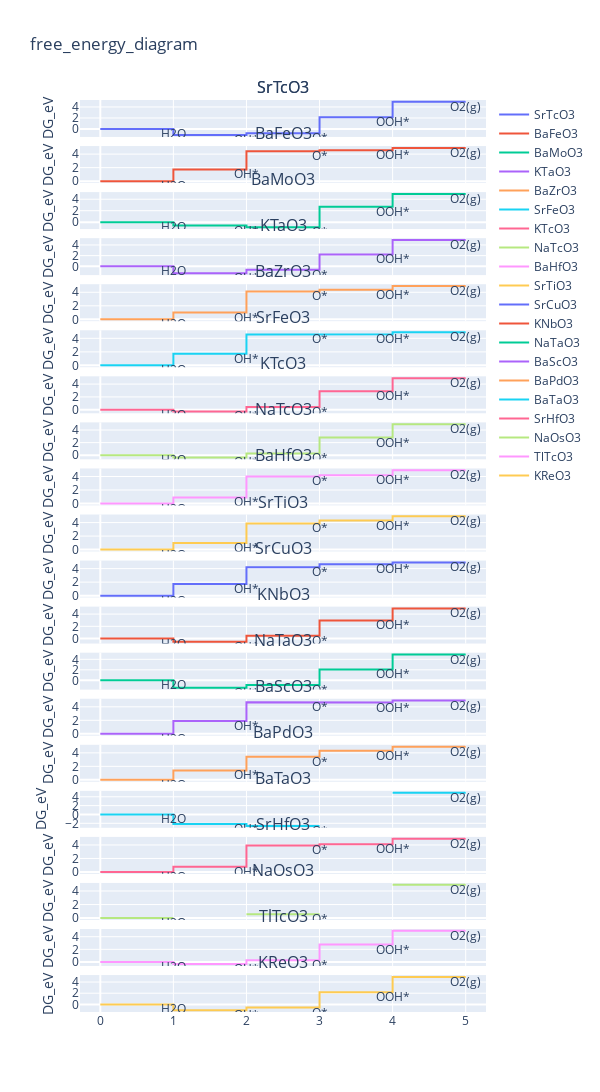

The notebook cell this image was saved under:
### Code cell
fig = make_subplots(rows = 20, cols = 1, shared_xaxes = True,
                   subplot_titles=tuple(df['formula']), column_titles = tuple(df['formula']),
                   vertical_spacing = 0.01)

x_list = [0,1,1,2,2,3,3,4,4,5]
y_idx = [0,0,1,1,2,2,3,3,4,4]

for idx in range(1,21):
    ads_list= [0, df.loc[idx,'DE_OH'], df.loc[idx,'DE_O'], df.loc[idx,'DE_OOH'], 4.92]
    
    y_list = []
    for x in range(len(x_list)):
      #  print(x_list[x]," ",ads_list[y_idx[x]])
        y_list.append(ads_list[y_idx[x]])

    fig.append_trace(go.Scatter(x = x_list, y = y_list, name = df.loc[idx,'formula'],
                               text = ['', 'H2O','','OH*','','O*','','OOH*','','O2(g)'],
                               textposition = "bottom center",
                               mode = 'lines+text'), row = idx, col = 1)
    fig.update_yaxes(title_text = 'DG_eV')
    layout = go.Layout(title = 'free energy diagram', titlefont = dict(size = 25))

fig.update_layout(height = 4000, width = 600, title_text = 'free_energy_diagram', showlegend = True)
# pyo.iplot(fig)
fig.show()

### Figure 1 — Plotly figure (JSON) as saved in the notebook; plotly's stock layout.template omitted (floating-point values rounded to 4 significant figures)
{"data": [{"mode": "lines+text", "name": "SrTcO3", "text": ["", "H2O", "", "OH*", "", "O*", "", "OOH*", "", "O2(g)"], "textposition": "bottom center", "type": "scatter", "x": [0, 1, 1, 2, 2, 3, 3, 4, 4, 5], "xaxis": "x", "y": [0, 0, -1.077, -1.077, -0.727, -0.727, 2.136, 2.136, 4.92, 4.92], "yaxis": "y"}, {"mode": "lines+text", "name": "BaFeO3", "text": ["", "H2O", "", "OH*", "", "O*", "", "OOH*", "", "O2(g)"], "textposition": "bottom center", "type": "scatter", "x": [0, 1, 1, 2, 2, 3, 3, 4, 4, 5], "xaxis": "x2", "y": [0, 0, 1.729, 1.729, 4.432, 4.432, 4.572, 4.572, 4.92, 4.92], "yaxis": "y2"}, {"mode": "lines+text", "name": "BaMoO3", "text": ["", "H2O", "", "OH*", "", "O*", "", "OOH*", "", "O2(g)"], "textposition": "bottom center", "type": "scatter", "x": [0, 1, 1, 2, 2, 3, 3, 4, 4, 5], "xaxis": "x3", "y": [0, 0, -0.597, -0.597, -0.873, -0.873, 2.674, 2.674, 4.92, 4.92], "yaxis": "y3"}, {"mode": "lines+text", "name": "KTaO3", "text": ["", "H2O", "", "OH*", "", "O*", "", "OOH*", "", "O2(g)"], "textposition": "bottom center", "type": "scatter", "x": [0, 1, 1, 2, 2, 3, 3, 4, 4, 5], "xaxis": "x4", "y": [0, 0, -1.296, -1.296, -0.634, -0.634, 2.23, 2.23, 4.92, 4.92], "yaxis": "y4"}, {"mode": "lines+text", "name": "BaZrO3", "text": ["", "H2O", "", "OH*", "", "O*", "", "OOH*", "", "O2(g)"], "textposition": "bottom center", "type": "scatter", "x": [0, 1, 1, 2, 2, 3, 3, 4, 4, 5], "xaxis": "x5", "y": [0, 0, 0.995, 0.995, 4.123, 4.123, 4.361, 4.361, 4.92, 4.92], "yaxis": "y5"}, {"mode": "lines+text", "name": "SrFeO3", "text": ["", "H2O", "", "OH*", "", "O*", "", "OOH*", "", "O2(g)"], "textposition": "bottom center", "type": "scatter", "x": [0, 1, 1, 2, 2, 3, 3, 4, 4, 5], "xaxis": "x6", "y": [0, 0, 1.731, 1.731, 4.586, 4.586, 4.595, 4.595, 4.92, 4.92], "yaxis": "y6"}, {"mode": "lines+text", "name": "KTcO3", "text": ["", "H2O", "", "OH*", "", "O*", "", "OOH*", "", "O2(g)"], "textposition": "bottom center", "type": "scatter", "x": [0, 1, 1, 2, 2, 3, 3, 4, 4, 5], "xaxis": "x7", "y": [0, 0, -0.255, -0.255, 0.426, 0.426, 2.886, 2.886, 4.92, 4.92], "yaxis": "y7"}, {"mode": "lines+text", "name": "NaTcO3", "text": ["", "H2O", "", "OH*", "", "O*", "", "OOH*", "", "O2(g)"], "textposition": "bottom center", "type": "scatter", "x": [0, 1, 1, 2, 2, 3, 3, 4, 4, 5], "xaxis": "x8", "y": [0, 0, -0.362, -0.362, 0.281, 0.281, 2.804, 2.804, 4.92, 4.92], "yaxis": "y8"}, {"mode": "lines+text", "name": "BaHfO3", "text": ["", "H2O", "", "OH*", "", "O*", "", "OOH*", "", "O2(g)"], "textposition": "bottom center", "type": "scatter", "x": [0, 1, 1, 2, 2, 3, 3, 4, 4, 5], "xaxis": "x9", "y": [0, 0, 0.896, 0.896, 4.003, 4.003, 4.192, 4.192, 4.92, 4.92], "yaxis": "y9"}, {"mode": "lines+text", "name": "SrTiO3", "text": ["", "H2O", "", "OH*", "", "O*", "", "OOH*", "", "O2(g)"], "textposition": "bottom center", "type": "scatter", "x": [0, 1, 1, 2, 2, 3, 3, 4, 4, 5], "xaxis": "x10", "y": [0, 0, 0.981, 0.981, 3.869, 3.869, 4.287, 4.287, 4.92, 4.92], "yaxis": "y10"}, {"mode": "lines+text", "name": "SrCuO3", "text": ["", "H2O", "", "OH*", "", "O*", "", "OOH*", "", "O2(g)"], "textposition": "bottom center", "type": "scatter", "x": [0, 1, 1, 2, 2, 3, 3, 4, 4, 5], "xaxis": "x11", "y": [0, 0, 1.712, 1.712, 4.21, 4.21, 4.662, 4.662, 4.92, 4.92], "yaxis": "y11"}, {"mode": "lines+text", "name": "KNbO3", "text": ["", "H2O", "", "OH*", "", "O*", "", "OOH*", "", "O2(g)"], "textposition": "bottom center", "type": "scatter", "x": [0, 1, 1, 2, 2, 3, 3, 4, 4, 5], "xaxis": "x12", "y": [0, 0, -0.512, -0.512, 0.445, 0.445, 2.953, 2.953, 4.92, 4.92], "yaxis": "y12"}, {"mode": "lines+text", "name": "NaTaO3", "text": ["", "H2O", "", "OH*", "", "O*", "", "OOH*", "", "O2(g)"], "textposition": "bottom center", "type": "scatter", "x": [0, 1, 1, 2, 2, 3, 3, 4, 4, 5], "xaxis": "x13", "y": [0, 0, -1.424, -1.424, -0.919, -0.919, 2.078, 2.078, 4.92, 4.92], "yaxis": "y13"}, {"mode": "lines+text", "name": "BaScO3", "text": ["", "H2O", "", "OH*", "", "O*", "", "OOH*", "", "O2(g)"], "textposition": "bottom center", "type": "scatter", "x": [0, 1, 1, 2, 2, 3, 3, 4, 4, 5], "xaxis": "x14", "y": [0, 0, 1.896, 1.896, 4.68, 4.68, 4.632, 4.632, 4.92, 4.92], "yaxis": "y14"}, {"mode": "lines+text", "name": "BaPdO3", "text": ["", "H2O", "", "OH*", "", "O*", "", "OOH*", "", "O2(g)"], "textposition": "bottom center", "type": "scatter", "x": [0, 1, 1, 2, 2, 3, 3, 4, 4, 5], "xaxis": "x15", "y": [0, 0, 1.405, 1.405, 3.435, 3.435, 4.32, 4.32, 4.92, 4.92], "yaxis": "y15"}, {"mode": "lines+text", "name": "BaTaO3", "text": ["", "H2O", "", "OH*", "", "O*", "", "OOH*", "", "O2(g)"], "textposition": "bottom center", "type": "scatter", "x": [0, 1, 1, 2, 2, 3, 3, 4, 4, 5], "xaxis": "x16", "y": [0, 0, -2.181, -2.181, -2.591, -2.591, "NaN", "NaN", 4.92, 4.92], "yaxis": "y16"}, {"mode": "lines+text", "name": "SrHfO3", "text": ["", "H2O", "", "OH*", "", "O*", "", "OOH*", "", "O2(g)"], "textposition": "bottom center", "type": "scatter", "x": [0, 1, 1, 2, 2, 3, 3, 4, 4, 5], "xaxis": "x17", "y": [0, 0, 0.786, 0.786, 3.932, 3.932, 4.115, 4.115, 4.92, 4.92], "yaxis": "y17"}, {"mode": "lines+text", "name": "NaOsO3", "text": ["", "H2O", "", "OH*", "", "O*", "", "OOH*", "", "O2(g)"], "textposition": "bottom center", "type": "scatter", "x": [0, 1, 1, 2, 2, 3, 3, 4, 4, 5], "xaxis": "x18", "y": [0, 0, "NaN", "NaN", 0.557, 0.557, "NaN", "NaN", 4.92, 4.92], "yaxis": "y18"}, {"mode": "lines+text", "name": "TlTcO3", "text": ["", "H2O", "", "OH*", "", "O*", "", "OOH*", "", "O2(g)"], "textposition": "bottom center", "type": "scatter", "x": [0, 1, 1, 2, 2, 3, 3, 4, 4, 5], "xaxis": "x19", "y": [0, 0, -0.326, -0.326, 0.293, 0.293, 2.755, 2.755, 4.92, 4.92], "yaxis": "y19"}, {"mode": "lines+text", "name": "KReO3", "text": ["", "H2O", "", "OH*", "", "O*", "", "OOH*", "", "O2(g)"], "textposition": "bottom center", "type": "scatter", "x": [0, 1, 1, 2, 2, 3, 3, 4, 4, 5], "xaxis": "x20", "y": [0, 0, -1.028, -1.028, -0.564, -0.564, 2.194, 2.194, 4.92, 4.92], "yaxis": "y20"}], "layout": {"annotations": [{"font": {"size": 16}, "showarrow": false, "text": "SrTcO3", "x": 0.5, "xanchor": "center", "xref": "paper", "y": 1.0, "yanchor": "bottom", "yref": "paper"}, {"font": {"size": 16}, "showarrow": false, "text": "BaFeO3", "x": 0.5, "xanchor": "center", "xref": "paper", "y": 0.9495, "yanchor": "bottom", "yref": "paper"}, {"font": {"size": 16}, "showarrow": false, "text": "BaMoO3", "x": 0.5, "xanchor": "center", "xref": "paper", "y": 0.899, "yanchor": "bottom", "yref": "paper"}, {"font": {"size": 16}, "showarrow": false, "text": "KTaO3", "x": 0.5, "xanchor": "center", "xref": "paper", "y": 0.8485, "yanchor": "bottom", "yref": "paper"}, {"font": {"size": 16}, "showarrow": false, "text": "BaZrO3", "x": 0.5, "xanchor": "center", "xref": "paper", "y": 0.798, "yanchor": "bottom", "yref": "paper"}, {"font": {"size": 16}, "showarrow": false, "text": "SrFeO3", "x": 0.5, "xanchor": "center", "xref": "paper", "y": 0.7475, "yanchor": "bottom", "yref": "paper"}, {"font": {"size": 16}, "showarrow": false, "text": "KTcO3", "x": 0.5, "xanchor": "center", "xref": "paper", "y": 0.697, "yanchor": "bottom", "yref": "paper"}, {"font": {"size": 16}, "showarrow": false, "text": "NaTcO3", "x": 0.5, "xanchor": "center", "xref": "paper", "y": 0.6465, "yanchor": "bottom", "yref": "paper"}, {"font": {"size": 16}, "showarrow": false, "text": "BaHfO3", "x": 0.5, "xanchor": "center", "xref": "paper", "y": 0.596, "yanchor": "bottom", "yref": "paper"}, {"font": {"size": 16}, "showarrow": false, "text": "SrTiO3", "x": 0.5, "xanchor": "center", "xref": "paper", "y": 0.5455, "yanchor": "bottom", "yref": "paper"}, {"font": {"size": 16}, "showarrow": false, "text": "SrCuO3", "x": 0.5, "xanchor": "center", "xref": "paper", "y": 0.495, "yanchor": "bottom", "yref": "paper"}, {"font": {"size": 16}, "showarrow": false, "text": "KNbO3", "x": 0.5, "xanchor": "center", "xref": "paper", "y": 0.4445, "yanchor": "bottom", "yref": "paper"}, {"font": {"size": 16}, "showarrow": false, "text": "NaTaO3", "x": 0.5, "xanchor": "center", "xref": "paper", "y": 0.394, "yanchor": "bottom", "yref": "paper"}, {"font": {"size": 16}, "showarrow": false, "text": "BaScO3", "x": 0.5, "xanchor": "center", "xref": "paper", "y": 0.3435, "yanchor": "bottom", "yref": "paper"}, {"font": {"size": 16}, "showarrow": false, "text": "BaPdO3", "x": 0.5, "xanchor": "center", "xref": "paper", "y": 0.293, "yanchor": "bottom", "yref": "paper"}, {"font": {"size": 16}, "showarrow": false, "text": "BaTaO3", "x": 0.5, "xanchor": "center", "xref": "paper", "y": 0.2425, "yanchor": "bottom", "yref": "paper"}, {"font": {"size": 16}, "showarrow": false, "text": "SrHfO3", "x": 0.5, "xanchor": "center", "xref": "paper", "y": 0.192, "yanchor": "bottom", "yref": "paper"}, {"font": {"size": 16}, "showarrow": false, "text": "NaOsO3", "x": 0.5, "xanchor": "center", "xref": "paper", "y": 0.1415, "yanchor": "bottom", "yref": "paper"}, {"font": {"size": 16}, "showarrow": false, "text": "TlTcO3", "x": 0.5, "xanchor": "center", "xref": "paper", "y": 0.091, "yanchor": "bottom", "yref": "paper"}, {"font": {"size": 16}, "showarrow": false, "text": "KReO3", "x": 0.5, "xanchor": "center", "xref": "paper", "y": 0.0405, "yanchor": "bottom", "yref": "paper"}, {"font": {"size": 16}, "showarrow": false, "text": "SrTcO3", "x": 0.5, "xanchor": "center", "xref": "paper", "y": 1.0, "yanchor": "bottom", "yref": "paper"}], "height": 4000, "showlegend": true, "title": {"text": "free_energy_diagram"}, "width": 600, "xaxis": {"anchor": "y", "domain": [0, 1], "matches": "x20", "showticklabels": false}, "xaxis10": {"anchor": "y10", "domain": [0, 1], "matches": "x20", "showticklabels": false}, "xaxis11": {"anchor": "y11", "domain": [0, 1], "matches": "x20", "showticklabels": false}, "xaxis12": {"anchor": "y12", "domain": [0, 1], "matches": "x20", "showticklabels": false}, "xaxis13": {"anchor": "y13", "domain": [0, 1], "matches": "x20", "showticklabels": false}, "xaxis14": {"anchor": "y14", "domain": [0, 1], "matches": "x20", "showticklabels": false}, "xaxis15": {"anchor": "y15", "domain": [0, 1], "matches": "x20", "showticklabels": false}, "xaxis16": {"anchor": "y16", "domain": [0, 1], "matches": "x20", "showticklabels": false}, "xaxis17": {"anchor": "y17", "domain": [0, 1], "matches": "x20", "showticklabels": false}, "xaxis18": {"anchor": "y18", "domain": [0, 1], "matches": "x20", "showticklabels": false}, "xaxis19": {"anchor": "y19", "domain": [0, 1], "matches": "x20", "showticklabels": false}, "xaxis2": {"anchor": "y2", "domain": [0, 1], "matches": "x20", "showticklabels": false}, "xaxis20": {"anchor": "y20", "domain": [0, 1]}, "xaxis3": {"anchor": "y3", "domain": [0, 1], "matches": "x20", "showticklabels": false}, "xaxis4": {"anchor": "y4", "domain": [0, 1], "matches": "x20", "showticklabels": false}, "xaxis5": {"anchor": "y5", "domain": [0, 1], "matches": "x20", "showticklabels": false}, "xaxis6": {"anchor": "y6", "domain": [0, 1], "matches": "x20", "showticklabels": false}, "xaxis7": {"anchor": "y7", "domain": [0, 1], "matches": "x20", "showticklabels": false}, "xaxis8": {"anchor": "y8", "domain": [0, 1], "matches": "x20", "showticklabels": false}, "xaxis9": {"anchor": "y9", "domain": [0, 1], "matches": "x20", "showticklabels": false}, "yaxis": {"anchor": "x", "domain": [0.9595, 1.0], "title": {"text": "DG_eV"}}, "yaxis10": {"anchor": "x10", "domain": [0.505, 0.5455], "title": {"text": "DG_eV"}}, "yaxis11": {"anchor": "x11", "domain": [0.4545, 0.495], "title": {"text": "DG_eV"}}, "yaxis12": {"anchor": "x12", "domain": [0.404, 0.4445], "title": {"text": "DG_eV"}}, "yaxis13": {"anchor": "x13", "domain": [0.3535, 0.394], "title": {"text": "DG_eV"}}, "yaxis14": {"anchor": "x14", "domain": [0.303, 0.3435], "title": {"text": "DG_eV"}}, "yaxis15": {"anchor": "x15", "domain": [0.2525, 0.293], "title": {"text": "DG_eV"}}, "yaxis16": {"anchor": "x16", "domain": [0.202, 0.2425], "title": {"text": "DG_eV"}}, "yaxis17": {"anchor": "x17", "domain": [0.1515, 0.192], "title": {"text": "DG_eV"}}, "yaxis18": {"anchor": "x18", "domain": [0.101, 0.1415], "title": {"text": "DG_eV"}}, "yaxis19": {"anchor": "x19", "domain": [0.0505, 0.091], "title": {"text": "DG_eV"}}, "yaxis2": {"anchor": "x2", "domain": [0.909, 0.9495], "title": {"text": "DG_eV"}}, "yaxis20": {"anchor": "x20", "domain": [0, 0.0405], "title": {"text": "DG_eV"}}, "yaxis3": {"anchor": "x3", "domain": [0.8585, 0.899], "title": {"text": "DG_eV"}}, "yaxis4": {"anchor": "x4", "domain": [0.808, 0.8485], "title": {"text": "DG_eV"}}, "yaxis5": {"anchor": "x5", "domain": [0.7575, 0.798], "title": {"text": "DG_eV"}}, "yaxis6": {"anchor": "x6", "domain": [0.707, 0.7475], "title": {"text": "DG_eV"}}, "yaxis7": {"anchor": "x7", "domain": [0.6565, 0.697], "title": {"text": "DG_eV"}}, "yaxis8": {"anchor": "x8", "domain": [0.606, 0.6465], "title": {"text": "DG_eV"}}, "yaxis9": {"anchor": "x9", "domain": [0.5555, 0.596], "title": {"text": "DG_eV"}}}}
